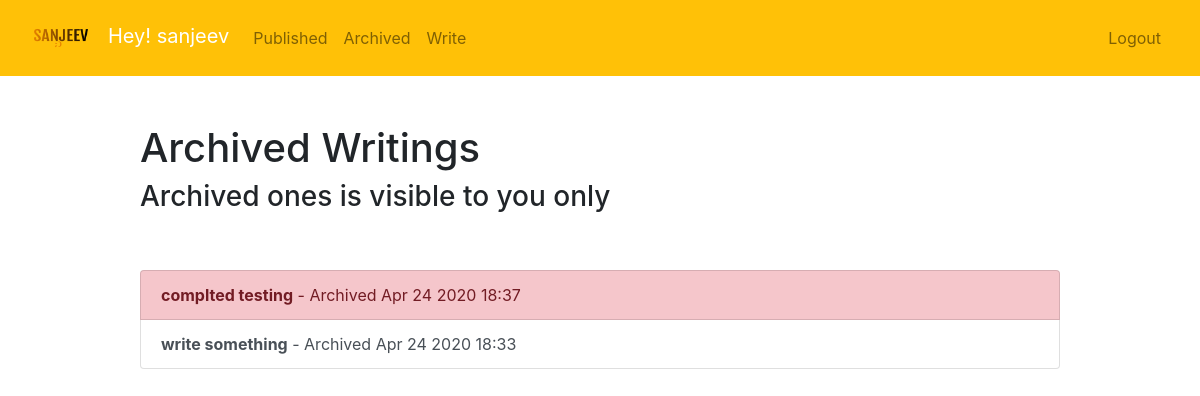
/archived/ (signed in), run on the app's committed database.
### todo/models.py (models this page shows, shortened)
class Todo(models.Model):
    title=models.CharField(max_length=100)
    memo=models.TextField(blank=True)
    created=models.DateTimeField(auto_now_add=True)
    datecompleted=models.DateTimeField(null=True, blank=True)
    important= models.BooleanField(default=False)
    user=models.ForeignKey(User,on_delete=models.CASCADE) #one to many

### todo/views.py (the view)
# urls.py: path('archived/',views.archived, name='archived'),
@login_required
def archived(request):
    todos = Todo.objects.filter(user=request.user, datecompleted__isnull=False).order_by('-datecompleted')
    return render(request, 'todo/archived.html', {'todos': todos})

### todo/templates/todo/archived.html
{% extends "todo/base.html" %}
{% block content %}
    <div class="row justify-content-center mt-5">
        <div class="col-md-10">
            <h1>Archived Writings</h1>
        </div>
        <div class="col-md-10">
            <h3>Archived ones is visible to you only</h3>
        </div>
    </div>
    <div class="row justify-content-center mt-5">
        <div class="col-md-10">
            <div class="list-group">
                {% for todo in todos %}
                    <a href="{% url 'viewtodo' todo.id %}" class="list-group-item list-group-item-action{% if todo.important %} list-group-item-danger{% endif %}"><b>{{ todo.title }}</b> - Archived {{ todo.datecompleted|date:'M j Y H:i' }}</a>
                {% endfor %}
            </div>
        </div>
    </div>
{% endblock %}

### todo/templates/todo/base.html (shortened to what this page needs)
{% load static %}
<!doctype html>
<html lang="en">
<head>
    <link rel="stylesheet" href="https://stackpath.bootstrapcdn.com/bootstrap/4.4.1/css/bootstrap.min.css">
</head>
<body>
<nav class="navbar navbar-expand-md navbar-light bg-warning">
<div class="container-fluid navbar-container">
    <a class="navbar-brand" href="{% url 'home' %}">
         <img src="{% static 'todo/logo.png' %}" width="60" height="50" class="d-inline-block align-left" >
        <span  style="color: white;"> &nbsp Hey! {{user.username}} </span>
    </a>
    <div class="collapse navbar-collapse" id="navbarNav">
    {% if user.is_authenticated %}
        <ul class="navbar-nav mr-auto">
                <li class="nav-item {{ current }}">
                    <a class="nav-link" href="{% url 'currenttodos' %}">Published</a>
                </li>
                <li class="nav-item {{ completed }}">
                    <a class="nav-link" href="{% url 'archived' %}">Archived</a>
                </li>
                <li class="nav-item {{ create }}">
                    <a class="nav-link" href="{% url 'createtodo' %}">Write</a>
                </li>
        </ul>
    {% endif %}
    <ul class="navbar-nav ml-auto">
            {% if user.is_authenticated %}
                <li class="nav-item">
                    <a href="#" onclick="$('#signOutBtn').click()" class="nav-link">Logout</a>
                </li>
            {% endif %}
        </ul>
    </div>
</div>
</nav>
<div class="container">
{% block content %}{% endblock %}
</div>
</body>
</html>

### data on the page
Todo: title "complted testing", datecompleted "Apr 24 2020 18:37"
Todo: title "write something", datecompleted "Apr 24 2020 18:33"

### other printed values
{{ user.username }} "sanjeev"
